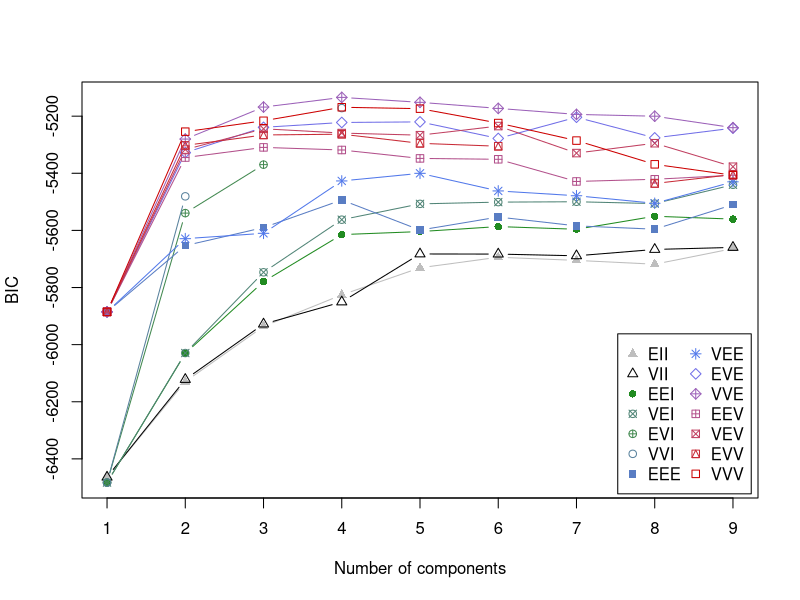
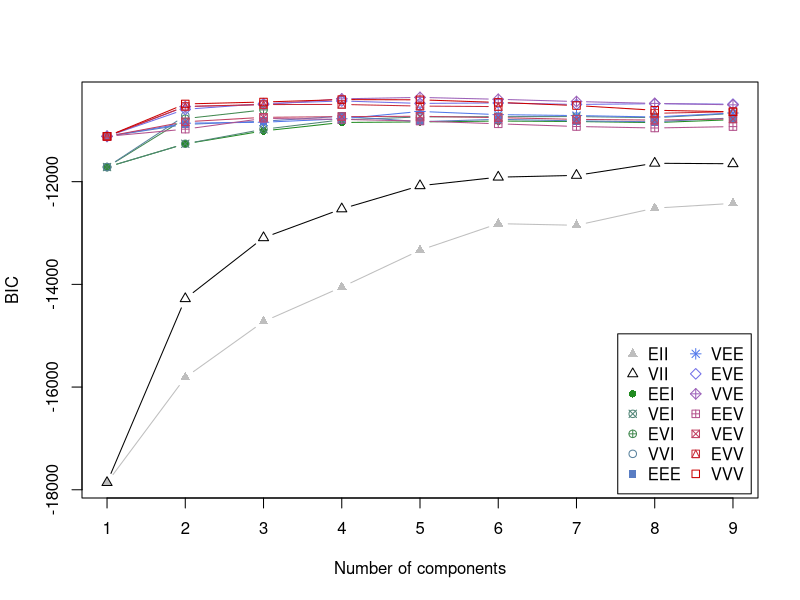
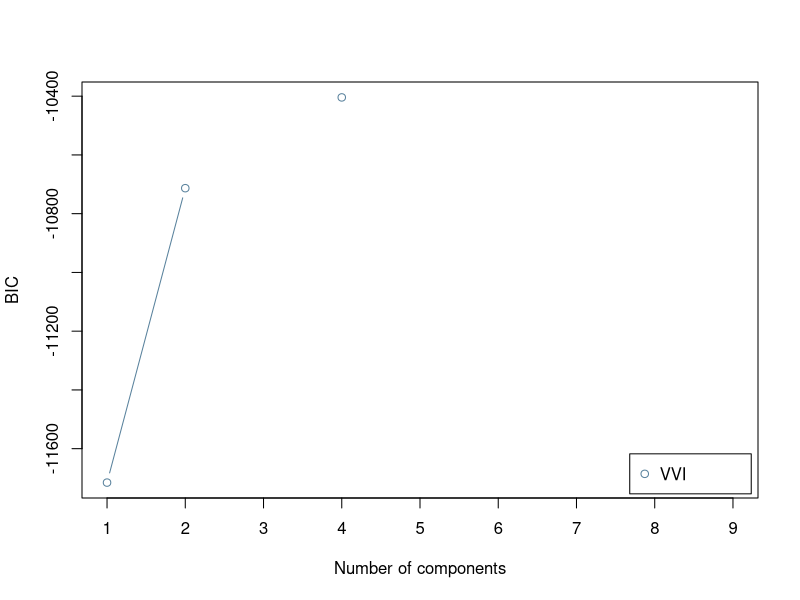
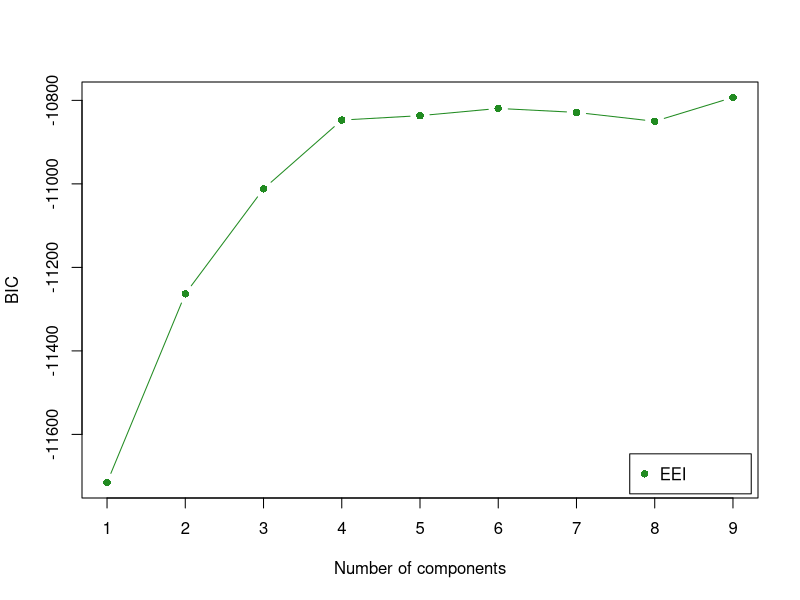
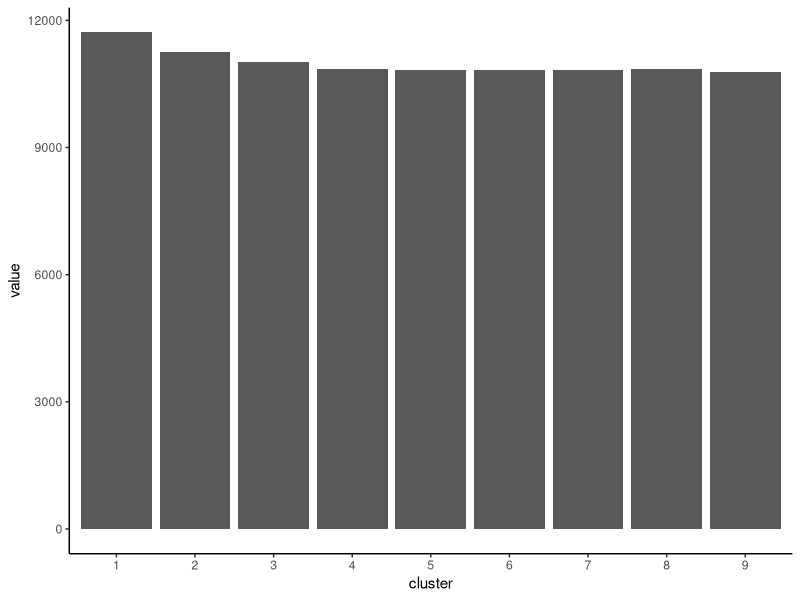

Here is the R script that generated these plots, in order:
## ---- chunk 1
knitr::opts_chunk$set(echo = TRUE)
## ---- chunk 2
library(readxl)
df <- read.csv2("dataScallabis_novo.v4.csv",header = TRUE,sep = ",",dec = "." )
head(df)

## ---- chunk 3
names(df)
## ---- chunk 4
X<-df[,c("bes","lealcomp_total","centralidade","importancia")]
head(X)
## ---- chunk 5
str(X)
## ---- chunk 6
str(X)
X[is.na.data.frame(X)]
## ---- chunk 7
library(mclust)
BIC<-mclustBIC(X)
## ---- chunk 8
Y<-data.table::copy(X)
Y<-scale(Y)
BICNormalized<-mclustBIC(Y)
BICNormalized
plot(BICNormalized)
## ---- chunk 9

BIC
## ---- chunk 10
plot(BIC)
## ---- chunk 11
BIC<-mclustBIC(X,modelNames = c("VVI"))
str(BIC)
plot(BIC,legendArgs = NULL)
## ---- chunk 12
BIC<-mclustBIC(X,modelNames = c("EEI"))
str(BIC)
plot(BIC,legendArgs = NULL)
## ---- chunk 13
z<-data.frame(table(BIC))
z
## ---- chunk 14
library(dplyr)
library(ggplot2)

z<-data.frame(BIC[,"EEI"])
z$f <-  row.names(data.frame(BIC[,"EEI"]))
names(z)<-c("value","cluster")
z$value <- z$value *-1
z<-z[complete.cases(z),]

theme_classic()
p<-ggplot(data = z) + aes(x = cluster,y = value)+
  geom_bar(stat="identity")
  labs(x = "cluster",y="BIC") +
  geom_vline(xintercept = 0, linetype = "dashed") +
  geom_hline(yintercept = 0, linetype = "dashed") 

p + theme_classic()

## ---- chunk 15
str(z)
## ---- chunk 16
seq.int(from=18,to=68,length.out=9)
## ---- chunk 17
cut(18:68,10)
